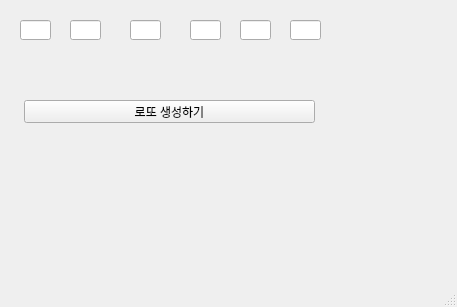
<?xml version="1.0" encoding="UTF-8"?>
<ui version="4.0">
 <class>MainWindow</class>
 <widget class="QMainWindow" name="MainWindow">
  <property name="geometry">
   <rect>
    <x>0</x>
    <y>0</y>
    <width>457</width>
    <height>307</height>
   </rect>
  </property>
  <property name="windowTitle">
   <string>MainWindow</string>
  </property>
  <widget class="QWidget" name="centralwidget">
   <widget class="QLineEdit" name="le1">
    <property name="geometry">
     <rect>
      <x>20</x>
      <y>20</y>
      <width>31</width>
      <height>20</height>
     </rect>
    </property>
   </widget>
   <widget class="QLineEdit" name="le2">
    <property name="geometry">
     <rect>
      <x>70</x>
      <y>20</y>
      <width>31</width>
      <height>20</height>
     </rect>
    </property>
   </widget>
   <widget class="QLineEdit" name="le3">
    <property name="geometry">
     <rect>
      <x>130</x>
      <y>20</y>
      <width>31</width>
      <height>20</height>
     </rect>
    </property>
   </widget>
   <widget class="QLineEdit" name="le4">
    <property name="geometry">
     <rect>
      <x>190</x>
      <y>20</y>
      <width>31</width>
      <height>20</height>
     </rect>
    </property>
   </widget>
   <widget class="QLineEdit" name="le5">
    <property name="geometry">
     <rect>
      <x>240</x>
      <y>20</y>
      <width>31</width>
      <height>20</height>
     </rect>
    </property>
   </widget>
   <widget class="QLineEdit" name="le6">
    <property name="geometry">
     <rect>
      <x>290</x>
      <y>20</y>
      <width>31</width>
      <height>20</height>
     </rect>
    </property>
   </widget>
   <widget class="QPushButton" name="pb">
    <property name="geometry">
     <rect>
      <x>24</x>
      <y>100</y>
      <width>291</width>
      <height>23</height>
     </rect>
    </property>
    <property name="text">
     <string>로또 생성하기</string>
    </property>
   </widget>
  </widget>
  <widget class="QStatusBar" name="statusbar"/>
 </widget>
 <resources/>
 <connections/>
</ui>
